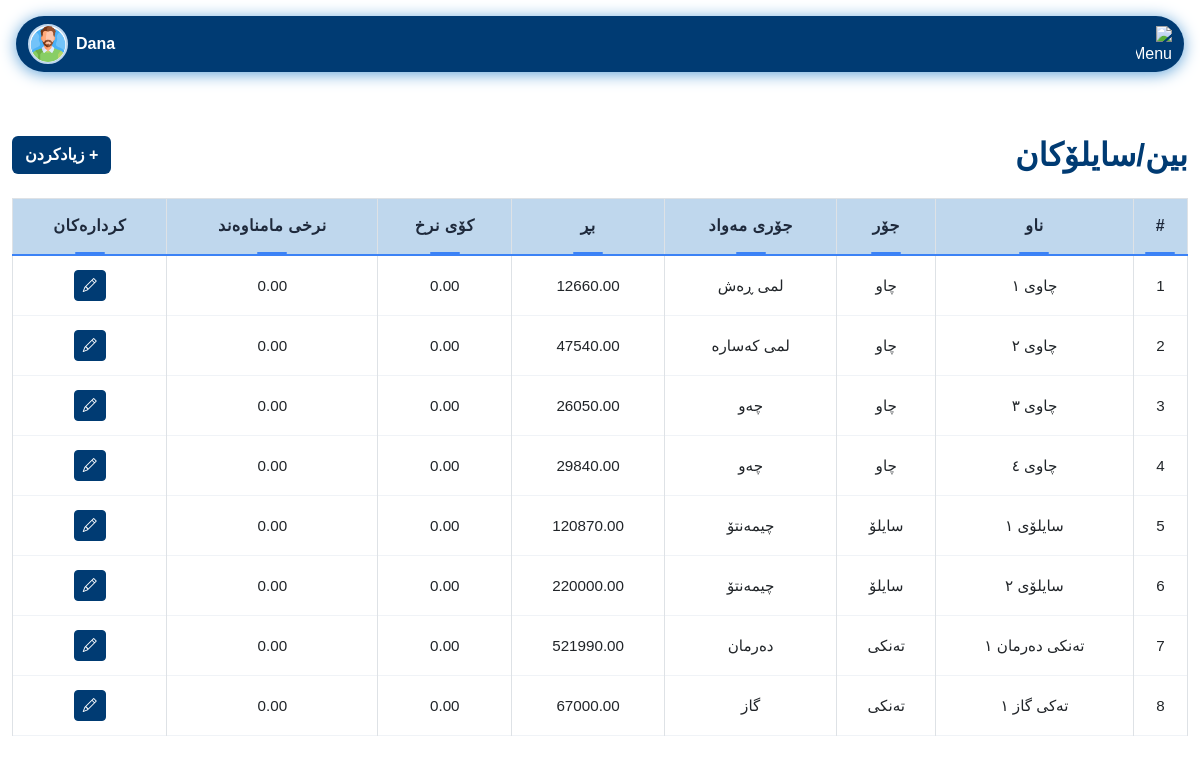
The app's page /pages/bins_silos.php (signed in), older data.
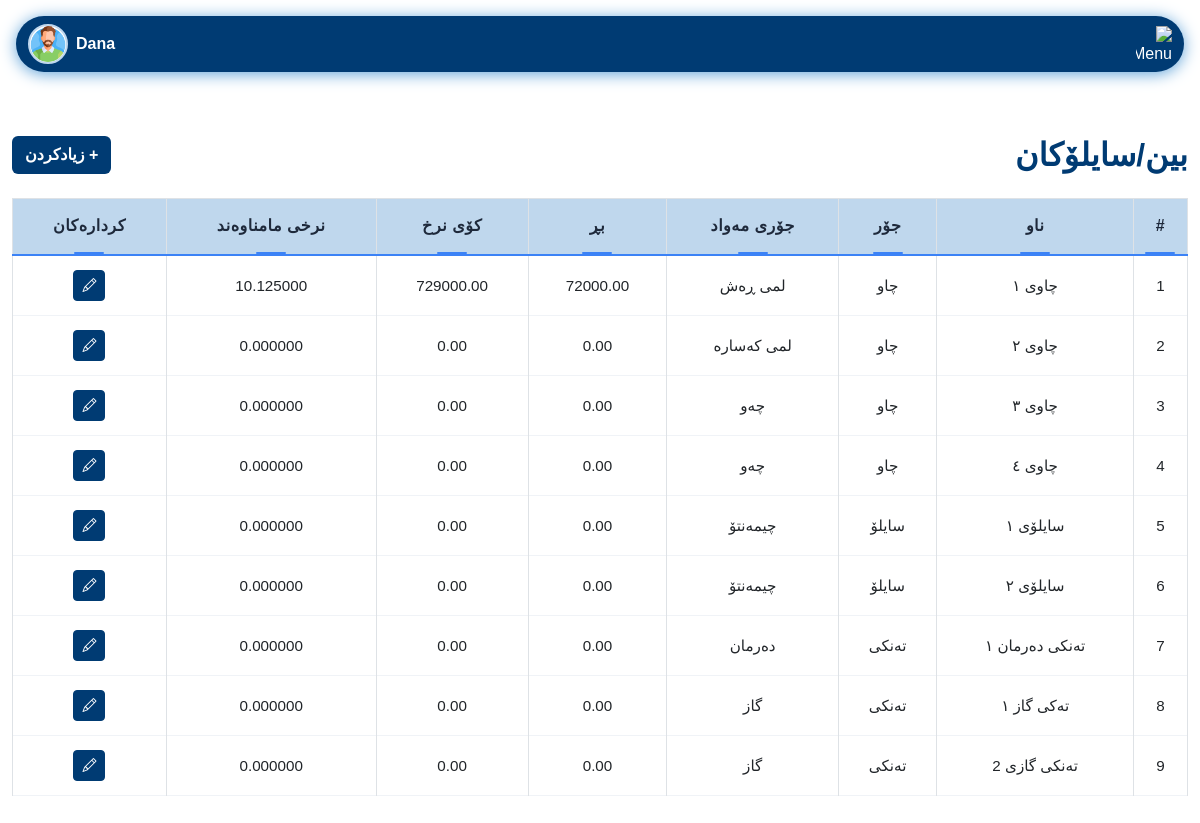
The same page, newer data.
### tables this page shows
CREATE TABLE `bins_silos` (
  `id` int(11) NOT NULL,
  `name` varchar(50) DEFAULT NULL,
  `type` enum('چاو','سایلۆ','تەنکی','عەمبار') DEFAULT NULL,
  `material_type` varchar(50) DEFAULT NULL,
  `amount` decimal(10,2) DEFAULT 0.00,
  `total_value` decimal(12,2) DEFAULT 0.00,
  `average_price` decimal(15,6) DEFAULT NULL
);

### pages/bins_silos.php (the view, shortened to what this page needs)
<?php
require_once '../config/db_conected.php';
$bins = $pdo->query("SELECT * FROM bins_silos")->fetchAll(PDO::FETCH_ASSOC);
?>
<!DOCTYPE html>
<html lang="ku">
<head>
    <link href="https://cdn.jsdelivr.net/npm/bootstrap@5.3.0/dist/css/bootstrap.rtl.min.css" rel="stylesheet">
    <link href="../assets/css/login.css" rel="stylesheet">
    <link href="../assets/css/variables.css" rel="stylesheet">
    <link href="../assets/css/nav.css" rel="stylesheet">
    <link href="../assets/css/comon/table.css" rel="stylesheet">
    <link href="../assets/css/comon/style.css" rel="stylesheet">
    <link href="../assets/css/comon/select2_design.css" rel="stylesheet">
    <link rel="stylesheet" href="https://cdn.jsdelivr.net/npm/select2-bootstrap-5-theme@1.3.0/dist/select2-bootstrap-5-theme.rtl.min.css" />
    <link rel="stylesheet" href="https://cdnjs.cloudflare.com/ajax/libs/font-awesome/6.4.2/css/all.min.css">
</head>
<body dir="rtl">
<?php include '../includes/navbar.php'; ?>
<div class="container-fluid py-5">
    <div class="d-flex justify-content-between align-items-center mb-4">
        <h2 class="mb-0" style="color: var(--seafoam-green); font-weight: bold;">بین/سایلۆکان</h2>
        <button class="btn" data-bs-toggle="modal" data-bs-target="#addBinModal" style="background: var(--seafoam-green); color:white; font-weight: bold;">+ زیادکردن</button>
    </div>
    <div class="table-responsive">
        <table class="table table-bordered table-hover align-middle text-center" id="binsTable">
            <thead style="background: var(--kelly-green); color: var(--seafoam-green);">
                <tr>
                    <th>#</th>
                    <th>ناو</th>
                    <th>جۆر</th>
                    <th>جۆری مەواد</th>
                    <th>بڕ</th>
                    <th>کۆی نرخ</th>
                    <th>نرخی مامناوەند</th>
                    <th>کردارەکان</th>
                </tr>
            </thead>
            <tbody>
                <?php if (count($bins) === 0): ?>
                <tr>
                    <td colspan="8">هیچ داتایەک نییە</td>
                </tr>
                <?php else: ?>
                    <?php foreach ($bins as $i => $bin): ?>
                    <tr>
                        <td><?= $i+1 ?></td>
                        <td><?= htmlspecialchars($bin['name']) ?></td>
                        <td><?= htmlspecialchars($bin['type']) ?></td>
                        <td><?= htmlspecialchars($bin['material_type']) ?></td>
                        <td><?= htmlspecialchars($bin['amount']) ?></td>
                        <td><?= htmlspecialchars($bin['total_value']) ?></td>
                        <td><?= htmlspecialchars($bin['average_price']) ?></td>
                        <td>
                            <button class="btn btn-sm btn-primary edit-btn" data-id="<?= $bin['id'] ?>" data-name="<?= htmlspecialchars($bin['name']) ?>" data-type="<?= htmlspecialchars($bin['type']) ?>" data-material_type="<?= htmlspecialchars($bin['material_type']) ?>" data-amount="<?= htmlspecialchars($bin['amount']) ?>" data-total_value="<?= htmlspecialchars($bin['total_value']) ?>" data-average_price="<?= htmlspecialchars($bin['average_price']) ?>" aria-label="نوێکردنەوە"><i class="bi bi-pencil"></i></button>
                        </td>
                    </tr>
                    <?php endforeach; ?>
                <?php endif; ?>
            </tbody>
        </table>
    </div>
</div>
</body>
</html>

Row changes from the older to the newer data that the page shows:
changed bins_silos "چاوی ١": amount "12660.00" → "72000.00"; total_value "0.00" → "729000.00"; average_price "0.00" → "10.125000"
changed bins_silos "چاوی ٢": amount "47540.00" → "0.00"; average_price "0.00" → "0.000000"
changed bins_silos "چاوی ٣": amount "26050.00" → "0.00"; average_price "0.00" → "0.000000"
changed bins_silos "چاوی ٤": amount "29840.00" → "0.00"; average_price "0.00" → "0.000000"
changed bins_silos "سایلۆی ١": amount "120870.00" → "0.00"; average_price "0.00" → "0.000000"
changed bins_silos "سایلۆی ٢": amount "220000.00" → "0.00"; average_price "0.00" → "0.000000"
changed bins_silos "تەنکی دەرمان ١": amount "521990.00" → "0.00"; average_price "0.00" → "0.000000"
changed bins_silos "تەکی گاز ١": amount "67000.00" → "0.00"; average_price "0.00" → "0.000000"
added bins_silos: name "تەنکی گازی 2", type "تەنکی", material_type "گاز", amount "0.00", total_value "0.00", average_price "0.000000"
